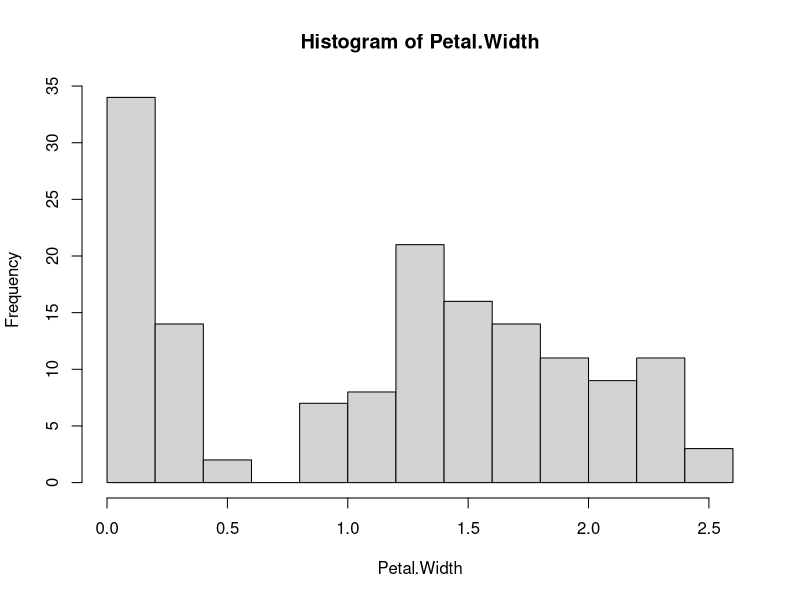
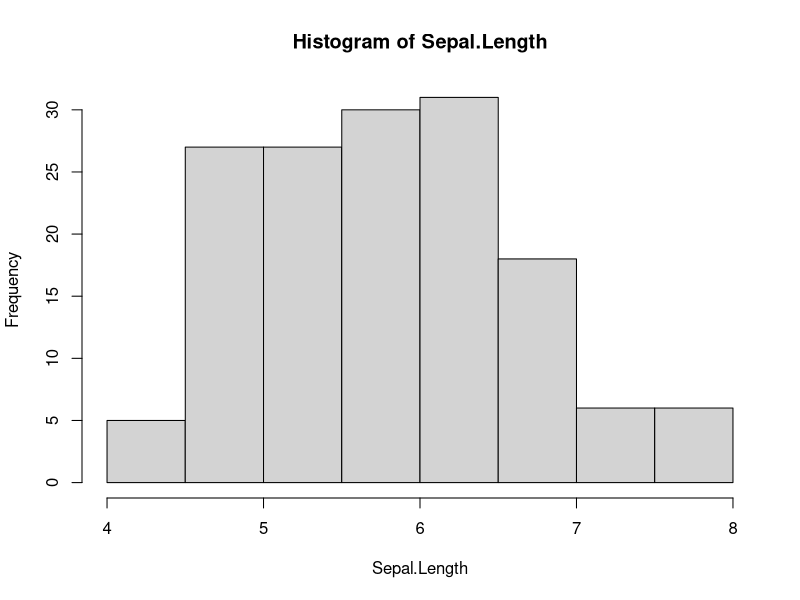
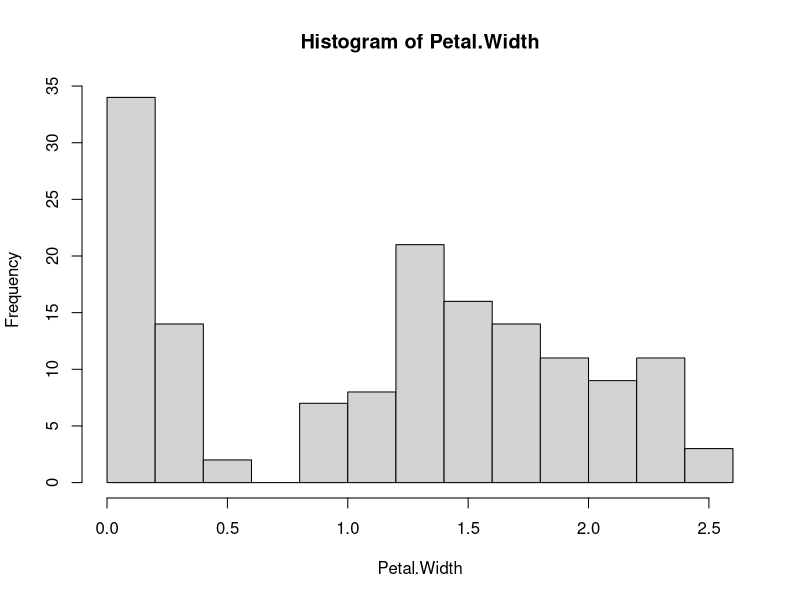
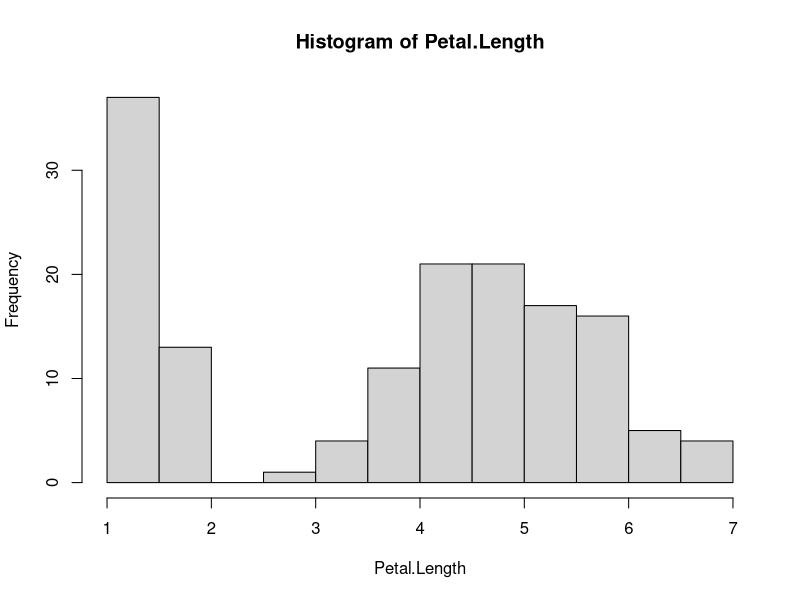
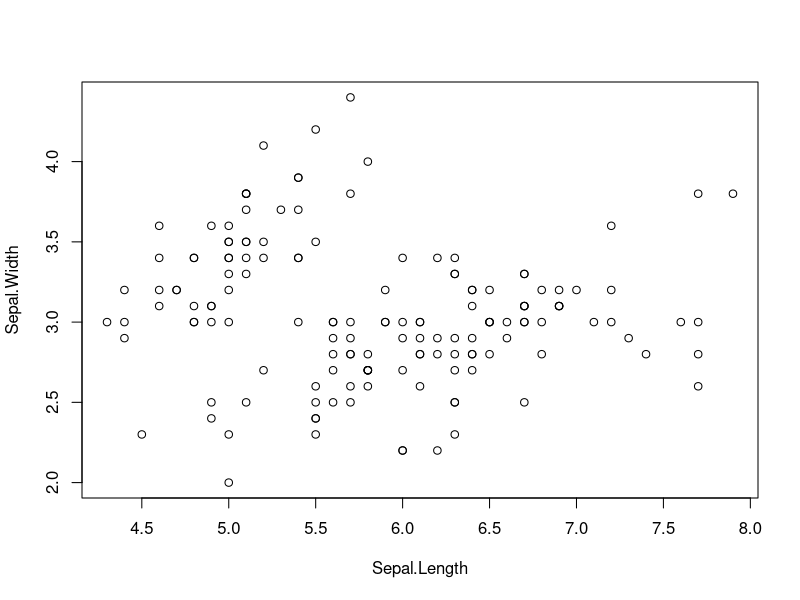
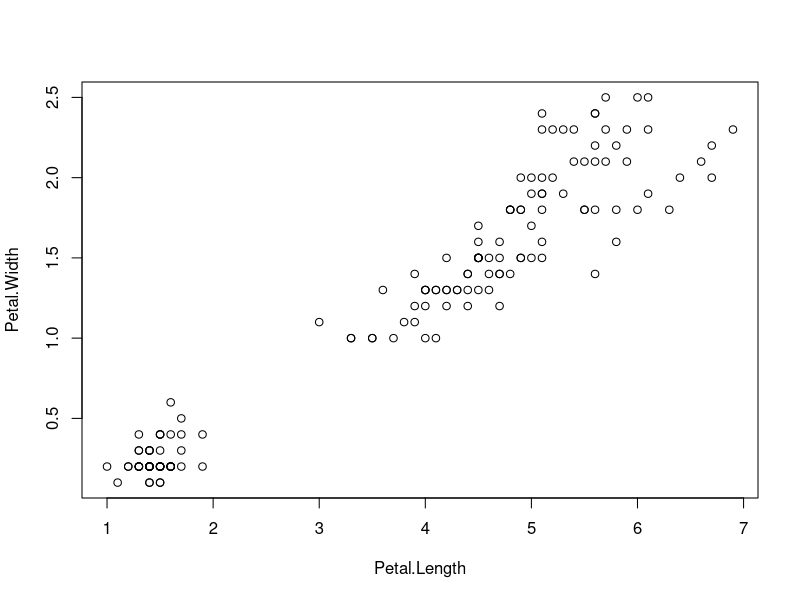

Write R code to recreate these figures, in order.

#####pearson kolerasyon testi#####

# iristeki sepal width ile petal widht aras??ndaki iliskiye bakal??m

attach(iris)

shapiro.test(Sepal.Width)
# H0: normal dag??lan veriler
# Ha: Normal dag??lmayan veriler
# p degerim = 0.10. H0 kabul edildi. normal dag??lan dedik


shapiro.test(Petal.Width)
# H0: normal dag??lan veriler
# Ha: Normal dag??lmayan veriler
# p degerim = 0.000000... H0 reddedildi. Ha kabul edildi normal dag??lmayan veriler


hist(Petal.Width)
# normal dag??l??ma yak??n da de??il kabul etmedik bunu

# yeni degiskene bakal??m

shapiro.test(Sepal.Length)
# yaklasik normal dagilim  grafikle kontrol edelim

hist(Sepal.Length)
# hemen hemen normal dagilim pearson kolerasyon yapal??m



cor(Sepal.Width,Sepal.Length, method = "pearson")
# ald??g??m??z deger -0.11 c??kt??
# -1/1 aras??nda degerler al??rd??. 0/-1 aras??ndaysa aralar??nda ters,
# 1/0 aras??ndaysa d??z oran vard??
# yani burda ters iliski var. sepal length degerlerim artt??kca sepal width azal??yor
# ya da sepal width artt??rkca sepal legnth degerlerim azal??yor. ama ters orant??l??
# iliski az seviyede. anlamli bi iliski mi kontrol edelim


cor.test(Sepal.Width,Sepal.Length, method = "pearson")
# H0: korelasyon 0a esittir
# Ha: korelasyon 0a esit degildir
# p degerim 0.15 yani korelasyon yoktur diyor. bu iki degisken aras??nda anlaml??
# bir iliski yoktur dedik



cor(iris[,1:4], method = "pearson")
# korelasyon matrisi. her iki degerin korelasyon degerlerini vermis 


cor.test(Sepal.Width,Sepal.Length, method = "pearson", alternative = "less")
# H0: kolerasyon sifirdan buyuk veya esittir
# Ha: kolerasyon sifirdan kucuktur
# p-value : 0.07 kolerasyon 0a esit veya buyuktur

cor.test(Sepal.Width,Sepal.Length, method = "pearson", alternative = "greater")
# H0: kolerasyon sifirdan kucuk veya esittir
# Ha: kolerasyon sifirdan buyuktur
# p-value 0.92 kolerasyon 0dan kucuk veya esittir. p degerim cok yuksek


 detach(iris)



###### kendall rank kolerasyon testi######


# normal dagilmayan verilerde kullanilir

attach(iris)


hist(Petal.Width)
# carpik dagilim gosteriyor

shapiro.test(Petal.Width)
# normal dagilmayan veriler



hist(Petal.Length)
# carpik gosterim duruyor

shapiro.test(Petal.Length)
# normal dagilmayan veriler

cor(Petal.Width,Petal.Length)
# 0.96 yani 0/1 arasinda ve 1e cok yakin aralarinda duz bi oranti kesinlikle var
# biri arttikca digeri de artar

cor.test(Petal.Width,Petal.Length, method = "kendall")
# H0: aralarindaki iliski 0dir. yani yoktur.
# Ha: aralarindaki iliski 0dan farkl??d??r, yani vardir
# p degerim 0a cok yakin aralarinda iliski oldugunu bulduk


cor.test(Petal.Width,Petal.Length, method = "kendall",alternative = "less")
# H0: aralarindaki iliski 0 veya daha buyuktur
# Ha: aralarindaki iliski 0dan kucuktur
# p-value 1 geldi yani kesinlikle 0 veya daha buyuktur dedik
# ustte 0 m?? diye sormustuk tam 0 dememisti. buyuktur dedik yani
# aralarindaki iliski 0.80 dedi kendall


cor.test(Petal.Width,Petal.Length, method = "pearson",alternative = "less")
# burda da p degerleri fln ayni da aralarindaki iliski 0.96 dedi

# hangisi dogru peki?

# normal dagilmayan veriler oldugundan kendall daha guvenilir olur.


cor(iris[,1:4], method = "kendall")
# aralarindaki iliskileri veriyor

detach(iris)
###### spearmen kolersyon testi #####


# veriler ordinal ise kullanilir, seviyeli ise yani

# bi anket yapt??k. x ve y ??kisker soru ve onlara verilen cevaplarin puanlarini giriyoruz


x <- c(2,3,4,1,1,3,4,5,1,2,2,3)
y <- c(3,4,4,2,1,2,5,3,1,3,3,2)

# iliski kura kura verdik
# 1-5 arasi seviyedir 1 en az 5 en cok seklinde


cor.test(x,y,method = "spearman")

# H0:aralarindaki iliski 0dir
# Ha: aralarindaki iliski 0dan farklidir, vardir yani
# p degerim 0.01 H0 reddedildi Ha kabul edildi
# 0.69 degerinde aralarinda fark varmis
# bir de cor ile bakalim

cor(x,y,method = "spearman")
# 0.69 degerinde aralarinda fark varmis
# 1/0 aras??nda bi deger yani xe verilen yanitin degeri arttikca
# y'ye verilen yanitimn degeri de artiyormus


cor(iris[,1:4], method = "spearman")
# spearman kolerasyon matrisi

attach(iris)

plot(Sepal.Length,Sepal.Width)
# lineer bi iliski yok, karmas??k bi yap??da verdi. yani iliski yok

plot(Petal.Length,Petal.Width)
# lineer bi iliski var. biri artarken digeri de artar seklinde


##### kovaryans hesaplama #####



# varyans degisim katsayisiydi
# kovaryans iki degiskenin birlikte ne kadar degistigini gosterir
# bi siniri yok ne kadar fark varsa o kadar artar
var(Sepal.Length)
# degisim katsayisi 0.68

var(Sepal.Width)
# degisim katsayisi 0.18

cov(Sepal.Length,Sepal.Width)
# -0.04 cikti. ters bi kovaryans. birlikte degisim katsayisi cok az ve ters yonde


cov(Petal.Length,Petal.Width)
# kovaryans degerim 1.29 geldi. 
# yani ikisinin birlikte degisimi 1.29













